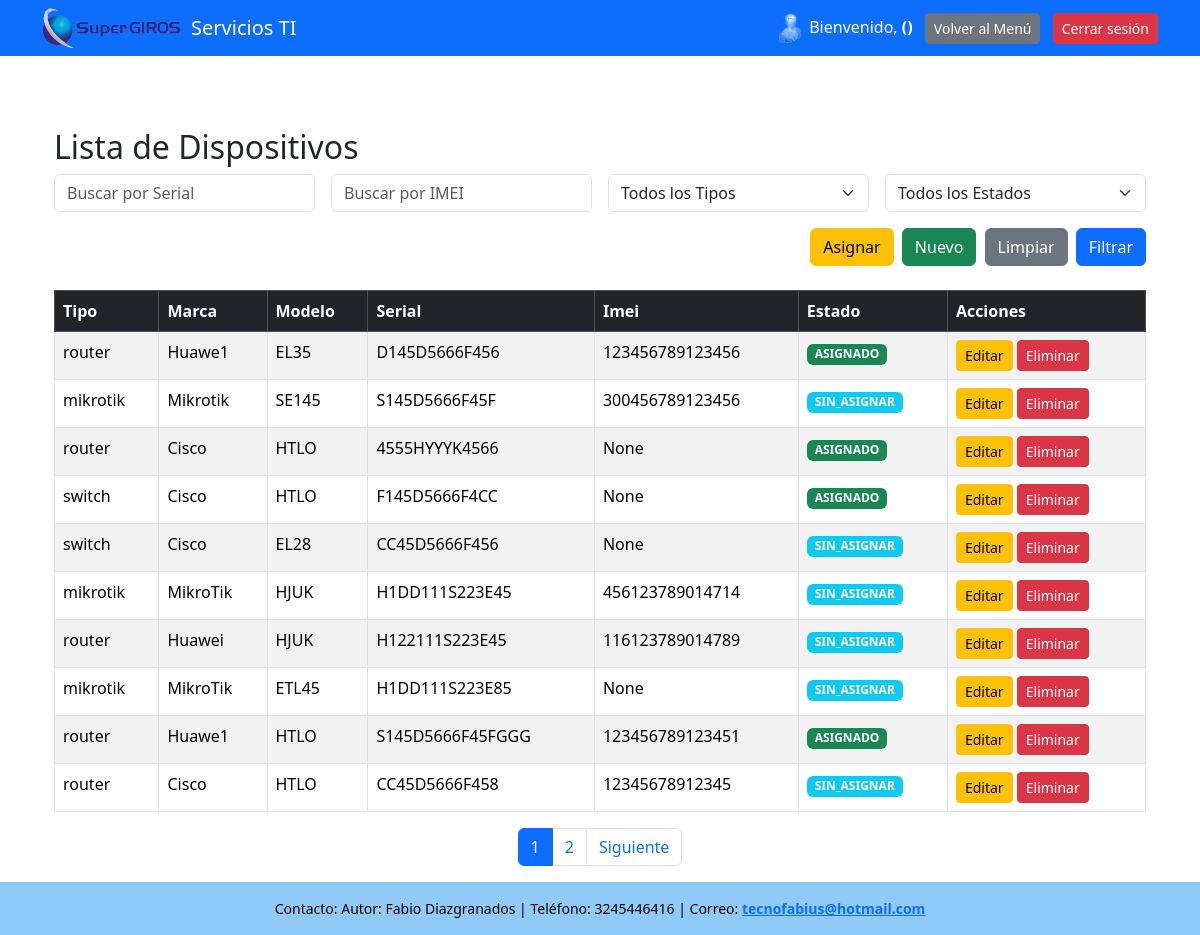
The app's page /inventario/ (signed in), older data.
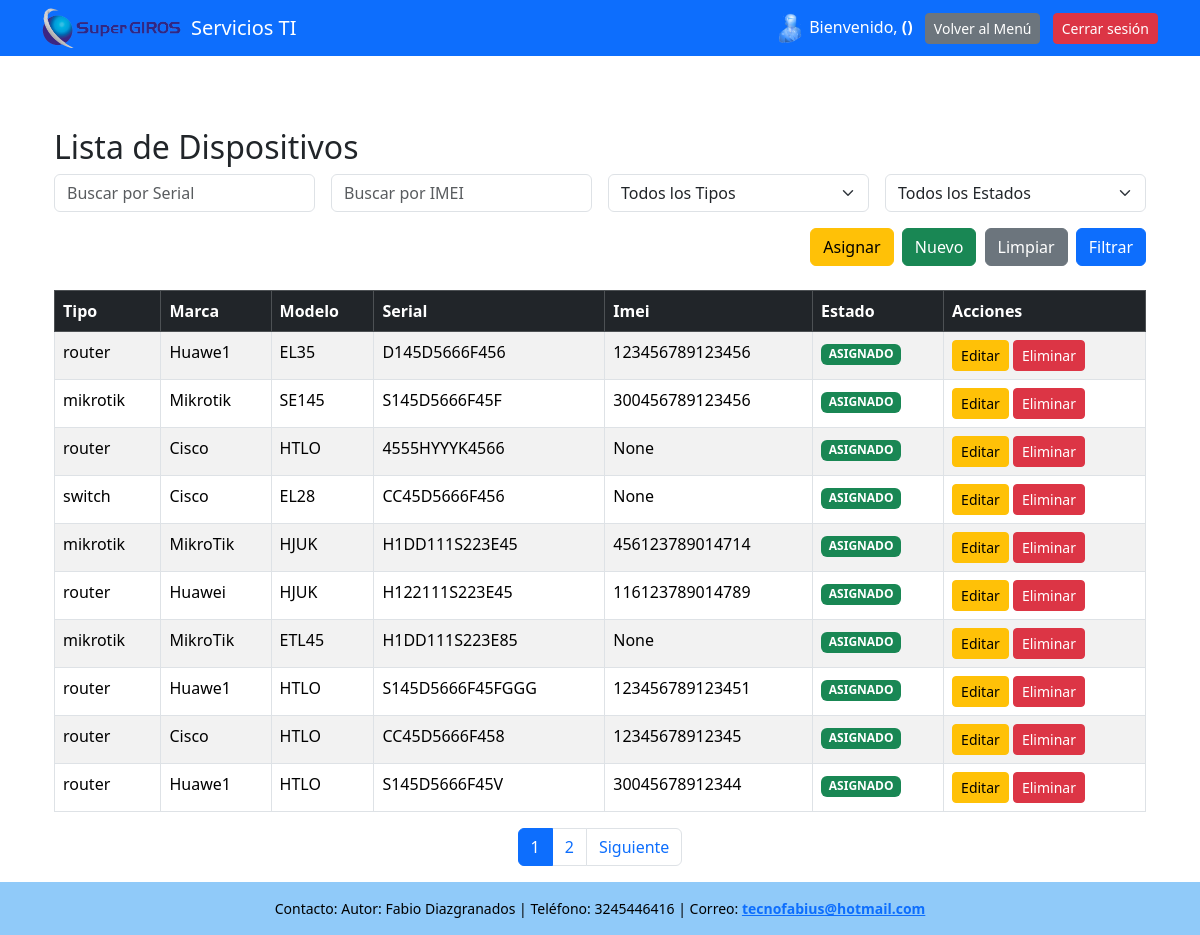
The same page, newer data.
### servicios_ti/models.py (models this page shows, shortened)
class Dispositivo(models.Model):
    TIPOS = [
        ('router', 'Router'),
        ('mikrotik', 'Mikrotik'),
        ('switch', 'Switch'),
        ('radio', 'Radio')
    ]
    OPERADOR = [
        ('tigo', 'Tigo'),
        ('claro', 'Claro'),
        ('movistar', 'Movistar'),
        ('no', 'No')
    ]
    ESTADO = [
        ('SIN_ASIGNAR', 'SIN_ASIGNAR'),
        ('ASIGNADO', 'ASIGNADO'),
    ]
    tipo = models.CharField(max_length=100, choices=TIPOS)
    marca = models.CharField(max_length=100)
    modelo = models.CharField(max_length=100)
    serial = models.CharField(max_length=100,unique=True)
    imei = models.CharField(max_length=15, unique=True, null=True, blank=True)
    operador = models.CharField(max_length=100, choices=OPERADOR)
    numero_sincard = models.CharField(max_length=15,null=True, blank=True, unique=True)
    descripcion = models.TextField(null=True, blank=True)
    estado = models.CharField(max_length=100, choices= ESTADO)

### servicios_ti/views.py (the view)
# urls.py: path('inventario/', views.lista_dispositivos, name='lista_dispositivos'),
def lista_dispositivos(request):
    if 'usuario_id' not in request.session:
        return redirect('login')
    dispositivos = Dispositivo.objects.all()
    serial = request.GET.get('serial')
    imei = request.GET.get('imei')
    tipo = request.GET.get('tipo')
    estado = request.GET.get('estado')
    if serial:
        dispositivos = dispositivos.filter(serial__icontains=serial)
    if imei:
        dispositivos = dispositivos.filter(imei__icontains=imei)
    if tipo:
        dispositivos = dispositivos.filter(tipo=tipo)
    if estado:
        dispositivos = dispositivos.filter(estado=estado)
    paginator = Paginator(dispositivos, 10)  # 10 por página
    page_number = request.GET.get('page')
    page_obj = paginator.get_page(page_number)
    tipos = Dispositivo.objects.values_list('tipo', flat=True).distinct()
    estados = Dispositivo.objects.values_list('estado', flat=True).distinct()
    return render(request, 'list_dispositivos.html', {
        'page_obj': page_obj,
        'tipos': tipos,
        'estados': estados,
        'serial': serial or '',
        'imei': imei or '',
        'tipo': tipo or '',
        'estado': estado or ''
    })

### servicios_ti/templates/list_dispositivos.html (shortened to what this page needs)
{% extends "base.html" %}
{% block content %}
<div class="container mt-5">
    <h2>Lista de Dispositivos</h2>
<form method="get" class="row g-3 mb-4">
    <div class="col-md-3">
        <input type="text" name="serial" placeholder="Buscar por Serial" class="form-control" value="{{ serial }}">
    </div>
    <div class="col-md-3">
        <input type="text" name="imei" placeholder="Buscar por IMEI" class="form-control" value="{{ imei }}">
    </div>
    <div class="col-md-3">
        <select name="tipo" class="form-select">
            <option value="">Todos los Tipos</option>
        </select>
    </div>
    <div class="col-md-3">
        <select name="estado" class="form-select">
            <option value="">Todos los Estados</option>
        </select>
    </div>
    <div class="col-12 text-end">
        <a href="{% url 'asignar_dispositivo' %}" class="btn btn-warning ms-1">Asignar</a>
        <a href="{% url 'crear_dispositivo' %}" class="btn btn-success ms-1">Nuevo</a>
        <a href="{% url 'lista_dispositivos' %}" class="btn btn-secondary ms-1">Limpiar</a>
        <button type="submit" class="btn btn-primary ms-1">Filtrar</button>
    </div>
</form>
    <table class="table table-bordered table-striped">
        <thead class="table-dark">
            <tr>
                <th>Tipo</th>
                <th>Marca</th>
                <th>Modelo</th>
                <th>Serial</th>
                <th>Imei</th>
                <th>Estado</th>
                <th>Acciones</th>
            </tr>
        </thead>
        <tbody>
            {% for dispositivo in page_obj %}
            <tr>
                <td>{{ dispositivo.tipo }}</td>
                <td>{{ dispositivo.marca }}</td>
                <td>{{ dispositivo.modelo }}</td>
                <td>{{ dispositivo.serial }}</td>
                <td>{{ dispositivo.imei }}</td>
                <td>
                <span class="badge {% if dispositivo.estado == 'ASIGNADO' %}bg-success{% else %}bg-info{% endif %}">
                        {{ dispositivo.estado }}
                </span>
                </td>
                <td>
                    <a href="{% url 'editar_dispositivo' dispositivo.id %}" class="btn btn-warning btn-sm">Editar</a>
                    <a href="{% url 'eliminar_dispositivo' dispositivo.id %}" class="btn btn-danger btn-sm">Eliminar</a>
                </td>
            </tr>
            {% empty %}
            <tr>
                <td colspan="7" class="text-center">No hay dispositivos encontrados.</td>
            </tr>
            {% endfor %}
        </tbody>
    </table>
    {% if page_obj.has_other_pages %}
    <nav class="d-flex justify-content-center">
        <ul class="pagination">
            {% for num in page_obj.paginator.page_range %}
                {% if page_obj.number == num %}
                    <li class="page-item active"><span class="page-link">{{ num }}</span></li>
                {% else %}
                    <li class="page-item">
                        <a class="page-link" href="?page={{ num }}&serial={{ serial }}&imei={{ imei }}">{{ num }}</a>
                    </li>
                {% endif %}
            {% endfor %}
            {% if page_obj.has_next %}
            <li class="page-item">
                <a class="page-link" href="?page={{ page_obj.next_page_number }}&serial={{ serial }}&imei={{ imei }}">Siguiente</a>
            </li>
            {% endif %}
        </ul>
    </nav>
    {% endif %}
</div>
{% endblock %}

Row changes from the older to the newer data that the page shows:
removed Dispositivo: tipo "switch", marca "Cisco", modelo "HTLO", serial "F145D5666F4CC", imei "None", estado "ASIGNADO"
changed Dispositivo "Mikrotik": estado "SIN_ASIGNAR" → "ASIGNADO"
changed Dispositivo "switch": estado "SIN_ASIGNAR" → "ASIGNADO"
changed Dispositivo "H1DD111S223E45": estado "SIN_ASIGNAR" → "ASIGNADO"
changed Dispositivo "Huawei": estado "SIN_ASIGNAR" → "ASIGNADO"
changed Dispositivo "ETL45": estado "SIN_ASIGNAR" → "ASIGNADO"
changed Dispositivo "CC45D5666F458": estado "SIN_ASIGNAR" → "ASIGNADO"
now on this page (row unchanged): Dispositivo: tipo "router", marca "Huawe1", modelo "HTLO", serial "S145D5666F45V", imei "30045678912344", estado "ASIGNADO"
